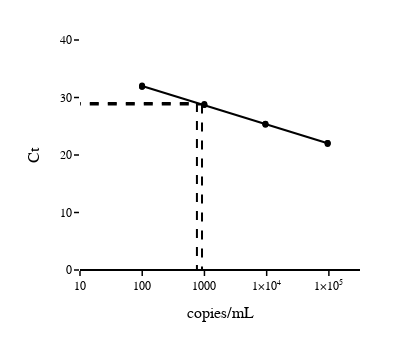

The notebook cell saved with this chart:
### Code cell
trace = []

# plot of the individual standard curve samples
trace.append(go.Scatter(x=dfstandards['IU'], y=dfstandards['Target 1 Ct'], name = 'Ct', mode='markers', marker = dict(color =colors[0])))
# plot of the calculated regression line
trace.append(go.Scatter(x=df_predictions['IU'], y=df_predictions['mean'], name = 'lowerPI', mode='lines', line = dict(color =colors[0],width=2)))

# plot of the yupper, ylower and xupper and xlower values and their corresponding intercepts
trace.append(go.Scatter(x=[10**xupper,10**xupper], y=[ylower,0], name = 'PI', mode='lines', line = dict(color =colors[0],dash = 'dash',width=2)))
trace.append(go.Scatter(x=[10**xlower,10**xlower], y=[yupper,0], name = 'PI', mode='lines', line = dict(color =colors[0],dash = 'dash',width=2)))
trace.append(go.Scatter(x=[10**0,10**xupper], y=[ylower,ylower], name = 'PI', mode='lines', line = dict(color =colors[0],dash = 'dash',width=2)))
trace.append(go.Scatter(x=[10**0,10**xlower], y=[yupper,yupper], name = 'PI', mode='lines', line = dict(color =colors[0],dash = 'dash',width=2)))



fig= go.Figure(data=trace, layout=layout)

fig.update_layout(showlegend=False)
fig.show()

fig.write_image('images/ypred.svg', engine="kaleido",scale=1)

### Figure 1 — Plotly figure (JSON) as saved in the notebook; plotly's stock layout.template omitted (floating-point values rounded to 4 significant figures)
{"data": [{"marker": {"color": "rgba(0,0,0,1)"}, "mode": "markers", "name": "Ct", "type": "scatter", "x": [95500, 95500, 95500, 9550, 9550, 9550, 995, 995, 995, 99.5, 99.5, 99.5], "y": [21.92, 22.08, 22.09, 25.28, 25.45, 25.4, 28.73, 28.7, 28.85, 32.09, 31.86, 31.88]}, {"line": {"color": "rgba(0,0,0,1)", "width": 2}, "mode": "lines", "name": "lowerPI", "type": "scatter", "x": [95500, 95500, 95500, 9550, 9550, 9550, 995, 995, 995, 99.5, 99.5, 99.5], "y": [22.05, 22.05, 22.05, 25.39, 25.39, 25.39, 28.67, 28.67, 28.67, 32.0, 32.0, 32.0]}, {"line": {"color": "rgba(0,0,0,1)", "dash": "dash", "width": 2}, "mode": "lines", "name": "PI", "type": "scatter", "x": [913.8, 913.8], "y": [28.79, 0]}, {"line": {"color": "rgba(0,0,0,1)", "dash": "dash", "width": 2}, "mode": "lines", "name": "PI", "type": "scatter", "x": [757.2, 757.2], "y": [29.06, 0]}, {"line": {"color": "rgba(0,0,0,1)", "dash": "dash", "width": 2}, "mode": "lines", "name": "PI", "type": "scatter", "x": [1, 913.8], "y": [28.79, 28.79]}, {"line": {"color": "rgba(0,0,0,1)", "dash": "dash", "width": 2}, "mode": "lines", "name": "PI", "type": "scatter", "x": [1, 757.2], "y": [29.06, 29.06]}], "layout": {"autosize": false, "font": {"family": "Arial"}, "height": 350, "margin": {"b": 80, "l": 80, "r": 40, "t": 40}, "paper_bgcolor": "rgba(255,255,255,1)", "plot_bgcolor": "rgba(255,255,255,1)", "showlegend": false, "title": {"font": {"color": "black", "size": 20}}, "width": 400, "xaxis": {"exponentformat": "power", "range": [1, 5.5], "showgrid": false, "showticklabels": true, "tickangle": 0, "tickcolor": "#000", "tickfont": {"color": "black", "size": 12}, "ticks": "outside", "tickvals": [10, 100, 1000, 10000, 100000], "tickwidth": 1.5, "title": {"font": {"color": "black", "size": 16}, "text": "copies/mL"}, "type": "log", "zerolinecolor": "#000", "zerolinewidth": 2}, "yaxis": {"exponentformat": "none", "range": [0, 40], "rangemode": "tozero", "showexponent": "all", "showticklabels": true, "tickangle": 0, "tickcolor": "#000", "tickfont": {"color": "black", "size": 12}, "ticks": "outside", "tickwidth": 1.5, "title": {"font": {"color": "black", "size": 16}, "text": "Ct"}, "zerolinecolor": "#000", "zerolinewidth": 2}}}
